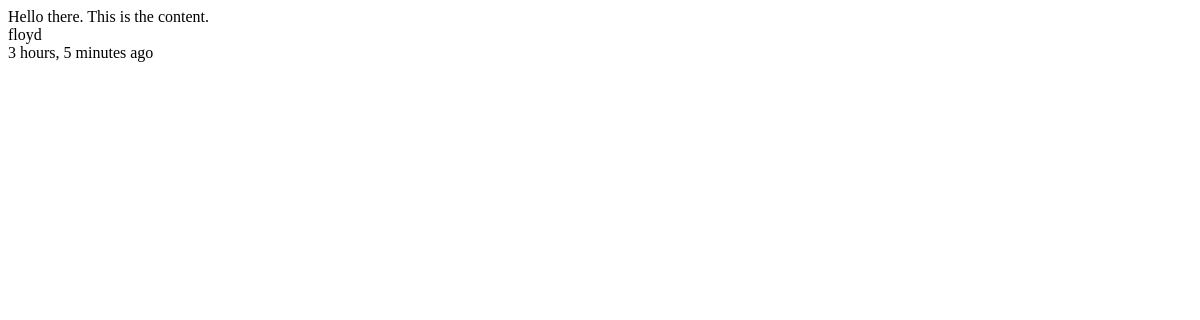
The app's page /tweet/, older data.
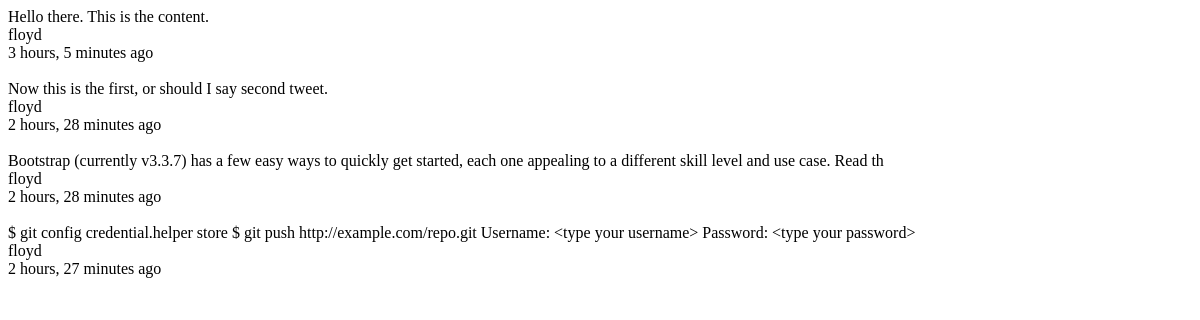
The same page, newer data.
### tweets/models.py (models this page shows, shortened)
class Tweet(models.Model):
    user = models.ForeignKey(settings.AUTH_USER_MODEL)
    content = models.CharField(max_length=140, validators=[validate_content])
    updated = models.DateTimeField(auto_now=True)
    timestamp = models.DateTimeField(auto_now_add=True)

### tweets/views.py (the view)
class TweetListView(ListView):
    template_name = "tweets/list_view.html"
    queryset = Tweet.objects.all()
    def get_context_data(self, **kwargs):
        context = super(TweetListView, self).get_context_data(**kwargs)
        return context

### tweets/templates/tweets/list_view.html
{% for object in object_list %}
  {{ object.content }}<br/>
  {{ object.user }}<br/>
  {{ object.timestamp | timesince }} ago <br/><br/>
{% endfor %}

Row changes from the older to the newer data that the page shows:
added Tweet: content "Now this is the first, or should I say second tweet.", user "floyd", timestamp "2 hours, 28 minutes"
added Tweet: content "Bootstrap (currently v3.3.7) has a few easy ways to quickly get started, each one appealing to a different skill level and use case. Read th", user "floyd", timestamp "2 hours, 28 minutes"
added Tweet: content "$ git config credential.helper store $ git push http://example.com/repo.git Username: <type your username> Password: <type your password>", user "floyd", timestamp "2 hours, 27 minutes"
